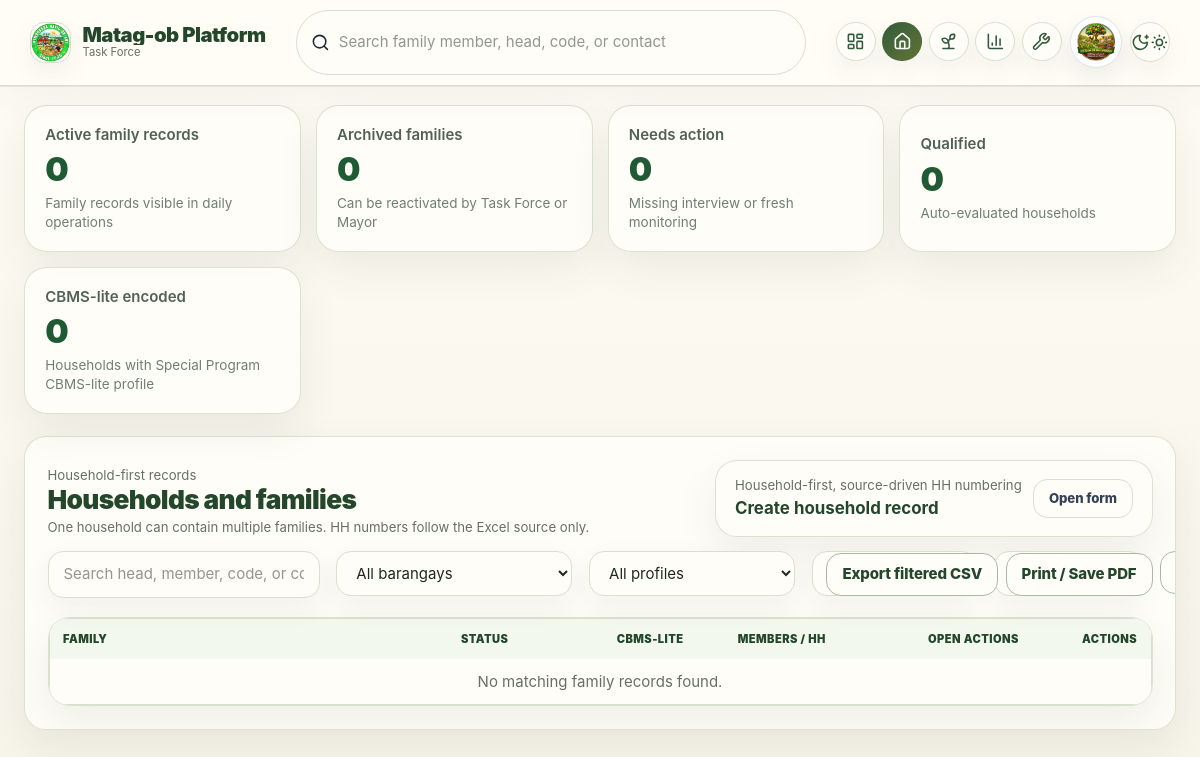
Screenshot of /modules/agri/households/index.php (signed in) with the database file from the repository.
### tables this page shows
CREATE TABLE `system_settings` (
  `setting_id` int(11) NOT NULL,
  `setting_key` varchar(100) NOT NULL,
  `setting_value` text DEFAULT NULL,
  `description` varchar(255) DEFAULT NULL,
  `updated_at` timestamp NOT NULL DEFAULT current_timestamp() ON UPDATE current_timestamp()
);

### modules/agri/households/index.php (the view, shortened to what the rows shown need)
<?php
require_once dirname(__DIR__, 3) . '/app/bootstrap.php';
$conn = db_conn();
$user = current_user();
$stats = [
    ['label'=>'Active family records', 'value'=>(int)scalar($conn, "SELECT COUNT(*) FROM households WHERE COALESCE(record_status,'active')='active'", 0), 'hint'=>'Family records visible in daily operations'],
    ['label'=>'Archived families', 'value'=>(int)scalar($conn, "SELECT COUNT(*) FROM households WHERE COALESCE(record_status,'active')='archived'", 0), 'hint'=>'Can be reactivated by Task Force or Mayor'],
    ['label'=>'Needs action', 'value'=>(int)scalar($conn, "SELECT COUNT(*) FROM households h WHERE COALESCE(h.record_status,'active')='active' AND ((NOT EXISTS (SELECT 1 FROM interviews i WHERE i.household_id=h.household_id AND i.status='Completed')) OR (NOT EXISTS (SELECT 1 FROM monitoring_visits m WHERE m.household_id=h.household_id AND m.monitoring_date >= DATE_SUB(CURDATE(), INTERVAL 180 DAY))))", 0), 'hint'=>'Missing interview or fresh monitoring'],
    ['label'=>'Qualified', 'value'=>(int)scalar($conn, "SELECT COUNT(*) FROM household_qualification WHERE qualification_status IN ('Qualified','Highly Qualified')", 0), 'hint'=>'Auto-evaluated households'],
    ['label'=>'CBMS-lite encoded', 'value'=>(int)scalar($conn, "SELECT COUNT(*) FROM cbms_household_profiles", 0), 'hint'=>'Households with Special Program CBMS-lite profile'],
];
app_require('app/includes/header.php');
?>
<div class="space-y-6">
<section class="rounded-[2rem] border border-slate-200 dark:border-slate-800 bg-white dark:bg-slate-950 p-6 shadow-sm">
    <div class="flex flex-col gap-4">
        <div class="flex flex-col gap-2 lg:flex-row lg:items-end lg:justify-between">
            <div>
                <h2 class="text-2xl font-black">Households and families</h2>
            </div>
        </div>
    </div>
    <div class="mt-5 overflow-x-auto overflow-y-auto max-h-[70vh] rounded-3xl border border-slate-200 dark:border-slate-800">
        <table class="min-w-full text-sm app-table-compact app-household-table household-results-table">
            <thead class="bg-slate-50 dark:bg-slate-900"><tr><th class="px-4 py-3 text-left w-[30%] min-w-[280px]">Family</th><th class="px-4 py-3 text-left w-[14%] min-w-[140px]">Status</th><th class="px-4 py-3 text-left w-[16%] min-w-[160px]">CBMS-lite</th><th class="px-4 py-3 text-left w-[16%] min-w-[170px]">Members / HH</th><th class="px-4 py-3 text-left w-[16%] min-w-[180px]">Open actions</th><th class="px-4 py-3 text-right w-[8%] min-w-[120px] whitespace-nowrap">Actions</th></tr></thead>
        </table>
    </div>
</section>
</div>

### app/includes/header.php (shortened to what the rows shown need)
<?php
require_once dirname(__DIR__, 2) . '/app/bootstrap.php';
require_once __DIR__ . '/app_helpers.php';
require_once __DIR__ . '/navigation.php';
$current_role = $_SESSION['role_code'] ?? '';
$current_uri = parse_url($_SERVER['REQUEST_URI'] ?? '', PHP_URL_PATH) ?? '';
$home_link = get_home_by_role($current_role);
$nav_groups = get_navigation_groups_by_role($current_role);
$conn = $conn ?? ($GLOBALS['conn'] ?? db_conn());
$navAttentionDetails = navigation_attention_details($conn, $current_role);
$currentUser = current_user();
$user_avatar = user_avatar_url($currentUser['avatar_path'] ?? null);
$system_logo_url = system_logo_url($conn);
$app_name = system_title($conn);
$searchPlaceholder = function_exists('system_header_search_placeholder') ? system_header_search_placeholder($conn) : 'Search family member, head, code, or contact';
$searchPlaceholder = ($current_role === 'developer' || $current_role === 'admin') ? 'Search users, roles, departments, or logs' : $searchPlaceholder;
$enableHouseholdAutocomplete = !in_array($current_role, ['developer', 'admin'], true);
$role_title = role_label($current_role);
$role_nav = function_exists('navigation_role_config') ? navigation_role_config($current_role) : [];
$search_action = $role_nav['search'] ?? app_url('modules/agri/households/index.php');
?>
<!DOCTYPE html>
<html lang="en" class="h-full antialiased">
<head>
    <script src="https://cdn.tailwindcss.com"></script>
    <link rel="stylesheet" href="<?= e(app_url('assets/css/app.css')) ?>">
</head>
<body class="h-full text-slate-800 dark:text-slate-100 transition-colors duration-300">
<?php if (isset($_SESSION['user_id'])): ?>
<div class="min-h-screen app-shell">
    <header class="app-header sticky top-0 z-40 border-b">
        <div class="app-header-inner px-4 sm:px-6 lg:px-8 py-3">
            <div class="flex items-center gap-3 min-w-0">
                <a href="<?= e($home_link) ?>" class="flex items-center gap-3 min-w-0 shrink-0">
                    <span class="app-brand-mark"><img src="<?= e($system_logo_url) ?>" alt="Logo" class="h-full w-full object-cover" onerror="this.onerror=null;this.src='<?= e(app_url('assets/img/image.jpg')) ?>';"></span>
                    <span class="min-w-0 hidden sm:block">
                        <span class="block app-brand-title truncate"><?= e($app_name) ?></span><span class="block text-xs text-slate-500 truncate"><?= e($role_title) ?></span>
                    </span>
                </a>
            </div>
            <form action="<?= e($search_action) ?>" method="GET" class="app-global-search hidden md:flex" <?= $enableHouseholdAutocomplete ? 'data-household-autocomplete-form' : '' ?>>
                <i data-lucide="search" class="w-4 h-4 shrink-0"></i>
                <input type="text" name="q" placeholder="<?= e($searchPlaceholder) ?>" autocomplete="off" <?= $enableHouseholdAutocomplete ? 'data-household-autocomplete-input data-autocomplete-min="1"' : '' ?>>
            </form>
            <div class="app-header-actions">
                <nav class="app-top-nav hidden md:flex" aria-label="Primary navigation">
                    <a href="<?= e($home_link) ?>" class="app-top-nav-item <?= str_contains($current_uri, $home_link) ? 'is-active' : '' ?>" title="Dashboard" aria-label="Dashboard">
                        <i data-lucide="layout-dashboard" class="w-5 h-5"></i><span class="app-tooltip">Dashboard</span>
                    </a>
                    <?php foreach ($nav_groups as $idx => $group):
                        $groupItems = (is_array($group) && isset($group['items']) && is_array($group['items'])) ? $group['items'] : [];
                        $groupActive = false; foreach($groupItems as $gi){ if (!empty($gi['href']) && str_contains($current_uri, $gi['href'])) { $groupActive = true; break; } }
                        $menuId = 'navDrop'.$idx;
                        $groupAttention = navigation_group_attention($groupItems, $navAttentionDetails, (string)($group['label'] ?? 'menu'));
                        $groupCount = (int)($groupAttention['count'] ?? 0);
                        $groupNeedsAttention = $groupCount > 0;
                        $groupTooltip = (string)($group['label'] ?? 'Menu');
                        ?>
                        <div class="app-dropdown-wrap" data-dropdown-wrap>
                            <button type="button" class="app-top-nav-item <?= $groupActive ? 'is-active' : '' ?> <?= $groupNeedsAttention ? 'has-attention' : '' ?>" onclick="toggleDropdown('<?= $menuId ?>', this)" title="<?= e($groupTooltip) ?>" aria-label="<?= e($groupTooltip) ?>" aria-expanded="false" aria-controls="<?= $menuId ?>">
                                <i data-lucide="<?= e($group['icon']) ?>" class="w-5 h-5"></i>
                            </button>
                        </div>
                    <?php endforeach; ?>
                                    </nav>
                <div class="app-dropdown-wrap" data-dropdown-wrap>
                    <button type="button" class="app-user-trigger" onclick="toggleDropdown('profileMenu', this)" aria-expanded="false" aria-controls="profileMenu">
                        <img src="<?= e($user_avatar) ?>" alt="Profile" onerror="this.onerror=null;this.src='<?= e(app_url('assets/img/image.jpg')) ?>';" class="app-user-avatar">
                    </button>
                </div>
                <button type="button" onclick="toggleTheme()" class="icon-button" title="Toggle theme" aria-label="Toggle theme"><i data-lucide="moon-star" class="w-5 h-5 block dark:hidden"></i><i data-lucide="sun-medium" class="w-5 h-5 hidden dark:block"></i></button>
            </div>
        </div>
    </header>
    <main class="app-main px-4 sm:px-6 lg:px-8 py-6 space-y-6">
<?php endif; ?>

### rows the page displays
system_settings: setting_value (picture)
system_settings: setting_value "Matag-ob Platform"
system_settings: q "Search family member, head, code, or contact"

### other values shown
$role_title "Task Force"
$card['label'] "Active family records"
$card['value'] "0"
$card['hint'] "Family records visible in daily operations"
$card['label'] "Archived families"
$card['hint'] "Can be reactivated by Task Force or Mayor"
$card['label'] "Needs action"
$card['hint'] "Missing interview or fresh monitoring"
$card['label'] "Qualified"
$card['hint'] "Auto-evaluated households"
$card['label'] "CBMS-lite encoded"
$card['hint'] "Households with Special Program CBMS-lite profile"
form field profile_filter "All profiles"
